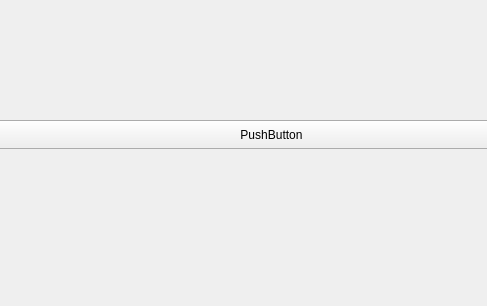
<?xml version="1.0" encoding="UTF-8"?>
<ui version="4.0">
 <class>Form</class>
 <widget class="QWidget" name="Form">
  <property name="geometry">
   <rect>
    <x>0</x>
    <y>0</y>
    <width>487</width>
    <height>306</height>
   </rect>
  </property>
  <property name="windowTitle">
   <string>Form</string>
  </property>
  <widget class="QPushButton" name="pushButton">
   <property name="geometry">
    <rect>
     <x>-30</x>
     <y>120</y>
     <width>603</width>
     <height>29</height>
    </rect>
   </property>
   <property name="text">
    <string>PushButton</string>
   </property>
  </widget>
 </widget>
 <resources/>
 <connections/>
</ui>
